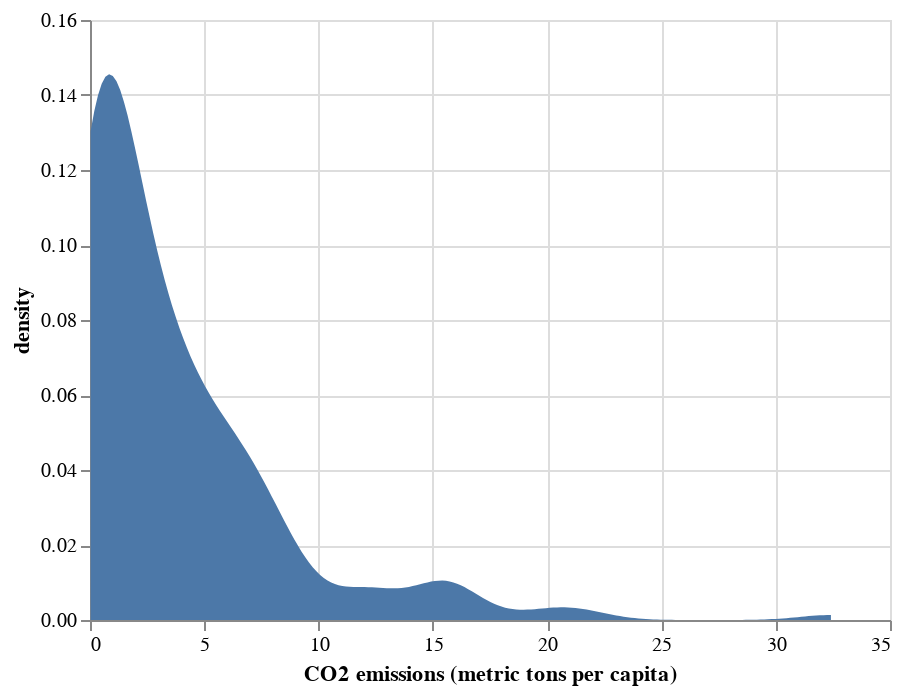

The cell this chart's notebook holds for it:
### Markdown cell above
### Transforms

Similarly, Altair also offers a few in-line data transformations, such as `transform_regression()` and `transform_loess()` which we saw in our last reading. The full set are [available here](https://altair-viz.github.io/user_guide/transform/index.html). Many of these are things I can't imagine you'd ever want in place of a simple pandas data manipulation (things like "filter" (subset) or "sample" (take a random sample), which are so easy to do in pandas), but there are a couple I like for exploratory data analysis:

- [transform_regression](https://altair-viz.github.io/user_guide/transform/regression.html#user-guide-regression-transform): fit any one of lots of regression models to your data (though no included standard errors! :( [Feel free to thumbs up request to add!](https://github.com/vega/vega/issues/3289)).
- [transform_loess](https://altair-viz.github.io/user_guide/transform/loess.html#user-guide-loess-transform): fit a non-parametric regression model to your data (again, no standard errors :( ).
- [transform_density](https://altair-viz.github.io/user_guide/transform/density.html#user-guide-density-transform): super useful for kernel densities to characterize data!
- [transform_quantile](https://altair-viz.github.io/user_guide/transform/quantile.html): Good for Q-Q plots. 

For example, here's the distribution of CO2 emissions across countries!

### Code cell
alt.Chart(world).transform_density(
    "CO2 emissions (metric tons per capita)",
    as_=["CO2 emissions (metric tons per capita)", "density"],
).mark_area().encode(
    x="CO2 emissions (metric tons per capita)",
    y="density:",
)

### Figure 1 — Vega-Lite specification as saved in the notebook (floating-point values rounded to 4 significant figures; data arrays with more than 128 entries replaced by an {"elided": "..."} marker saying what was removed)
{"config": {"view": {"continuousWidth": 400, "continuousHeight": 300}}, "data": {"name": "data-9cbdf92acbbc4326d4f8f56cebb761b5"}, "mark": "area", "encoding": {"x": {"type": "quantitative", "field": "CO2 emissions (metric tons per capita)"}, "y": {"type": "quantitative", "field": "density"}}, "transform": [{"density": "CO2 emissions (metric tons per capita)", "as": ["CO2 emissions (metric tons per capita)", "density"]}], "$schema": "https://vega.github.io/schema/vega-lite/v4.8.1.json", "datasets": {"data-9cbdf92acbbc4326d4f8f56cebb761b5": {"elided": "217 records"}}}
